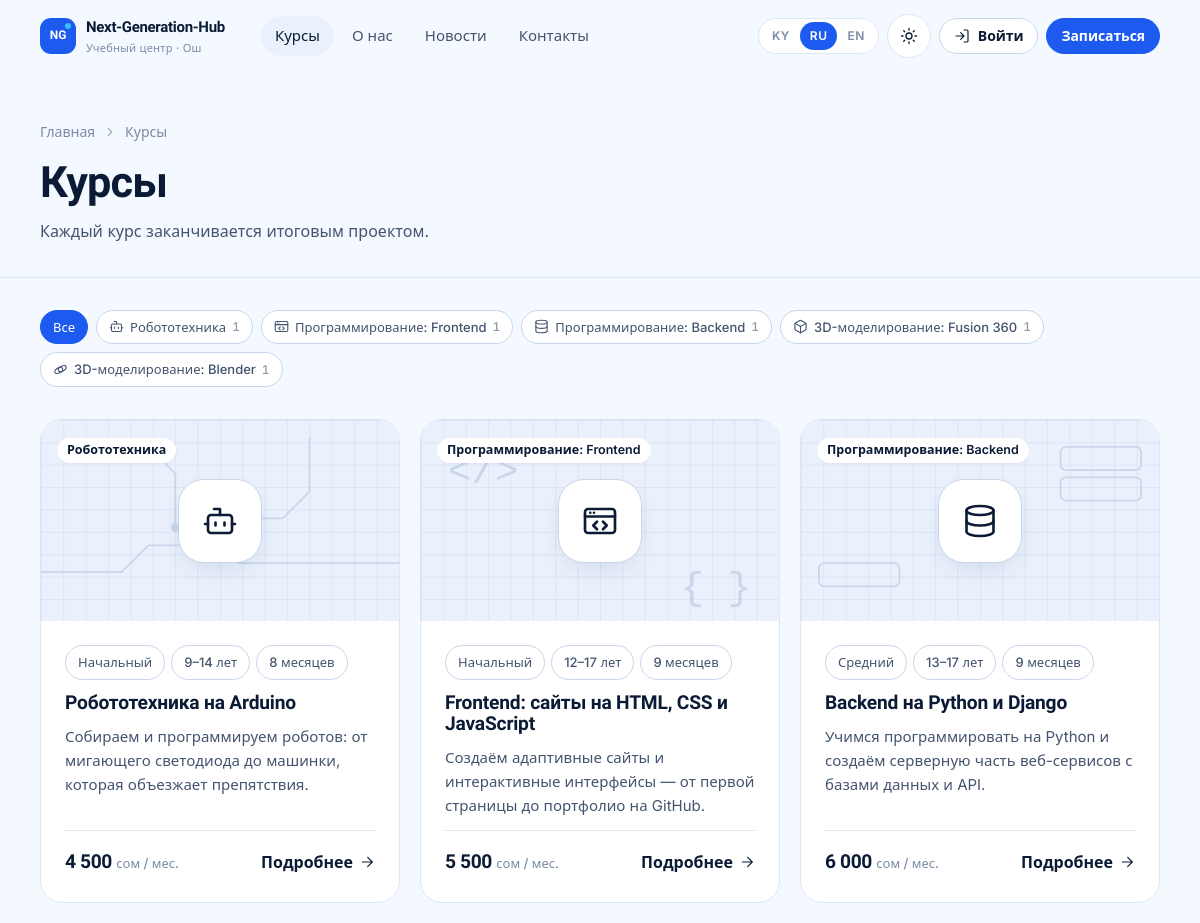
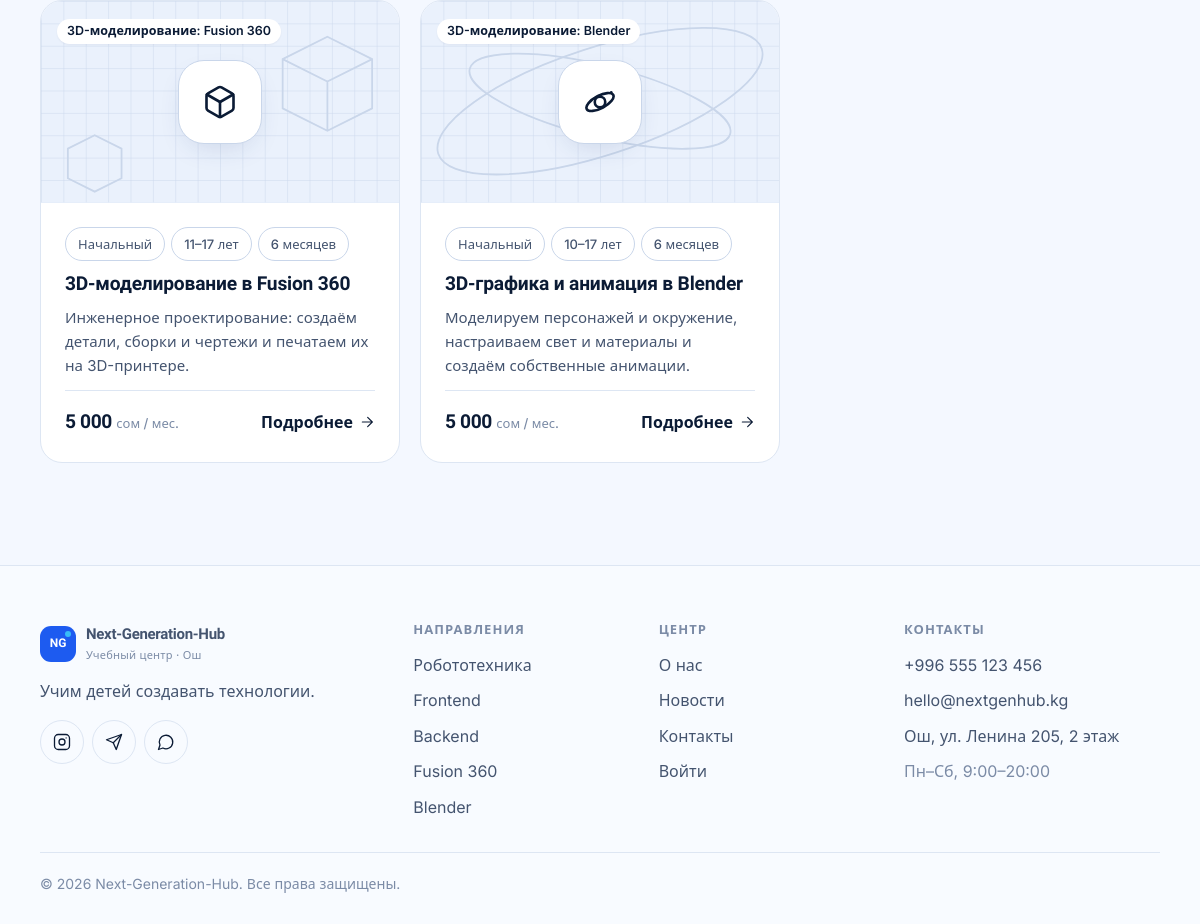
Page /courses/ on the committed database (2 pictures, top to bottom).
### core/models.py (models this page shows, shortened)
class TranslatableMixin:
    def tr(self, field, lang=None):
        lang = (lang or get_language() or FALLBACK_LANGUAGE).split("-")[0]
        if lang not in CONTENT_LANGUAGES:
            lang = FALLBACK_LANGUAGE
        value = getattr(self, f"{field}_{lang}", "") or ""
        if not value and lang != FALLBACK_LANGUAGE:
            value = getattr(self, f"{field}_{FALLBACK_LANGUAGE}", "") or ""
        return value

class Course(TranslatableMixin, models.Model):
    class Level(models.TextChoices):
        BEGINNER = "beginner", _("Beginner")
        INTERMEDIATE = "intermediate", _("Intermediate")
        ADVANCED = "advanced", _("Advanced")
    direction = models.CharField(_("direction"), max_length=20, choices=Direction.choices, db_index=True)
    slug = models.SlugField(_("slug"), max_length=80, unique=True)
    title_ru = models.CharField(_("title (RU)"), max_length=160)
    title_ky = models.CharField(_("title (KY)"), max_length=160, blank=True)
    title_en = models.CharField(_("title (EN)"), max_length=160, blank=True)
    short_ru = models.CharField(_("short description (RU)"), max_length=300, blank=True)
    short_ky = models.CharField(_("short description (KY)"), max_length=300, blank=True)
    short_en = models.CharField(_("short description (EN)"), max_length=300, blank=True)
    description_ru = models.TextField(_("full description (RU)"), blank=True)
    description_ky = models.TextField(_("full description (KY)"), blank=True)
    description_en = models.TextField(_("full description (EN)"), blank=True)
    level = models.CharField(_("level"), max_length=20, choices=Level.choices, default=Level.BEGINNER)
    age_from = models.PositiveSmallIntegerField(_("age from"), default=10)
    age_to = models.PositiveSmallIntegerField(_("age to"), default=17)
    duration_months = models.PositiveSmallIntegerField(_("duration, months"), default=6)
    lessons_per_week = models.PositiveSmallIntegerField(_("lessons per week"), default=2)
    price = models.PositiveIntegerField(_("price, KGS per month"), default=0)
    cover = models.ImageField(_("cover"), upload_to="courses/", blank=True)
    teachers = models.ManyToManyField(
        settings.AUTH_USER_MODEL,
        verbose_name=_("teachers"),
        related_name="courses_taught",
        blank=True,
        limit_choices_to={"role": "teacher"},
    )
    is_active = models.BooleanField(_("active"), default=True)
    order = models.PositiveSmallIntegerField(_("order"), default=0)
    created_at = models.DateTimeField(auto_now_add=True)
    class Meta:
        verbose_name = _("course")
        verbose_name_plural = _("courses")
        ordering = ["order", "title_ru"]
    def get_absolute_url(self):
        return reverse("core:course_detail", args=[self.slug])
    @property
    def age_range(self):
        return f"{self.age_from}–{self.age_to}"

### core/views.py (the view)
# urls.py: path("courses/", views.course_list, name="course_list"),
def course_list(request):
    direction = request.GET.get("direction", "")
    courses = Course.objects.filter(is_active=True).prefetch_related("teachers")
    if direction in Direction.values:
        courses = courses.filter(direction=direction)
    else:
        direction = ""
    counts = dict(
        Course.objects.filter(is_active=True).values_list("direction").annotate(n=Count("id")).values_list(
            "direction", "n"
        )
    )
    dirs = directions()
    for d in dirs:
        d["count"] = counts.get(d["code"], 0)
    return render(
        request,
        "core/course_list.html",
        {"courses": courses, "directions": dirs, "active_direction": direction},
    )

### cabinet/navigation.py (called while the page is built)
def sidebar(request):
    path = request.path
    user = getattr(request, "user", None)
    if not user or not user.is_authenticated or not (path.startswith("/cabinet/") or path.startswith("/accounts/")):
        return {}
    match = getattr(request, "resolver_match", None)
    current = match.url_name if match and match.url_name else ""
    return {"sidebar_sections": build_sidebar(user, current)}

### core/context_processors.py (called while the page is built)
def site(request):
    return {
        "SITE": {
            "name": settings.SITE_NAME,
            "phone": settings.SITE_PHONE,
            "phone_href": "tel:" + "".join(ch for ch in settings.SITE_PHONE if ch.isdigit() or ch == "+"),
            "email": settings.SITE_EMAIL,
            "address": settings.SITE_ADDRESS or _("Osh, Lenin street 205, 2nd floor"),
            "hours": settings.SITE_HOURS or _("Mon–Sat, 9:00–20:00"),
            "instagram": settings.SITE_INSTAGRAM,
            "telegram": settings.SITE_TELEGRAM,
            "whatsapp": settings.SITE_WHATSAPP,
            "map_url": settings.SITE_MAP_URL,
        },
        "MAX_VIDEO_UPLOAD_MB": settings.MAX_VIDEO_UPLOAD_MB,
        "SHOW_DEMO_ACCOUNTS": settings.SHOW_DEMO_ACCOUNTS,
    }

### core/icons.py (called while the page is built)
def svg(name, size=20, cls="", label=""):
    body = ICONS.get(name, ICONS["info"])
    aria = f'role="img" aria-label="{label}"' if label else 'aria-hidden="true"'
    return (
        f'<svg class="icon {cls}" width="{size}" height="{size}" viewBox="0 0 24 24" fill="none" '
        f'stroke="currentColor" stroke-width="1.75" stroke-linecap="round" stroke-linejoin="round" '
        f'focusable="false" {aria}>{body}</svg>'
    )

### core/models.py (called while the page is built)
def directions():
    return [
        {"code": value, "label": label, **DIRECTION_INFO[value]}
        for value, label in Direction.choices
    ]

### core/templatetags/core_tags.py (called while the page is built)
@register.filter
def tr(obj, field):
    if obj is None:
        return ""
    return obj.tr(field)

@register.simple_tag
def icon(name, size=20, cls="", label=""):
    return mark_safe(svg(name, size, escape(cls), escape(label)))

@register.filter
def startswith(value, prefix):
    return str(value).startswith(str(prefix))

@register.filter
def intcomma_space(value):
    try:
        return f"{int(value):,}".replace(",", " ")
    except (TypeError, ValueError):
        return value

### templates/core/course_list.html (shortened to what this page needs)
{% extends "base.html" %}
{% load i18n core_tags %}
{% block content %}
<section class="page-hero">
  <div class="container">
    <nav class="breadcrumbs" aria-label="{% trans 'Breadcrumbs' %}"><a href="{% url 'core:home' %}">{% trans "Home" %}</a> {% icon "chevron-right" 14 %} <span>{% trans "Courses" %}</span></nav>
    <h1>{% trans "Courses" %}</h1>
    <p>{% trans "Every course ends with a final project." %}</p>
  </div>
</section>
<section class="section-sm" style="padding-top:0">
  <div class="container">
    <nav class="filter-bar" aria-label="{% trans 'Filter by direction' %}">
      <a class="chip{% if not active_direction %} is-active{% endif %}" href="{% url 'core:course_list' %}"{% if not active_direction %} aria-current="true"{% endif %}>{% trans "All" %}</a>
      {% for d in directions %}
      <a class="chip" href="?direction={{ d.code }}">{% icon d.code 15 %} {{ d.label }} <span class="count">{{ d.count }}</span></a>
      {% endfor %}
    </nav>
    {% if courses %}
      <div class="course-grid">{% for course in courses %}{% include "partials/course_card.html" with uid="list" %}{% endfor %}</div>
    {% endif %}
  </div>
</section>
{% endblock %}

### templates/partials/course_card.html
{% load i18n core_tags %}<a class="course-card reveal" href="{{ course.get_absolute_url }}">
  {% include "partials/cover.html" with uid=uid %}
  <div class="course-card-body">
    <div class="course-meta">
      <span class="chip">{{ course.get_level_display }}</span>
      <span class="chip">{% blocktrans with ages=course.age_range %}{{ ages }} years{% endblocktrans %}</span>
      <span class="chip">{% blocktrans count months=course.duration_months %}{{ months }} month{% plural %}{{ months }} months{% endblocktrans %}</span>
    </div>
    <h3>{{ course|tr:"title" }}</h3>
    <p>{{ course|tr:"short"|truncatechars:140 }}</p>
    <div class="course-foot">
      <span class="price">{{ course.price|intcomma_space }} <small>{% trans "KGS / month" %}</small></span>
      <span class="link">{% trans "More" %} {% icon "arrow-right" 16 %}</span>
    </div>
  </div>
</a>

### templates/partials/cover.html
{% load core_tags %}
<div class="cover">
  {% if course.cover %}<img src="{{ course.cover.url }}" alt="" loading="lazy">
  {% else %}
  <svg class="cover-art" viewBox="0 0 400 225" preserveAspectRatio="xMidYMid slice" aria-hidden="true">
    <defs><pattern id="g-{{ course.pk }}-{{ uid|default:'a' }}" width="25" height="25" patternUnits="userSpaceOnUse"><path d="M25 0H0v25" fill="none" stroke="currentColor" stroke-width="1"/></pattern></defs>
    <rect width="400" height="225" fill="url(#g-{{ course.pk }}-{{ uid|default:'a' }})"/>
    {% if course.direction == "robotics" %}<path d="M0 170h90l30-30h80l20 20h180M60 40h70l20 20v60M300 20v60l-30 30h-40" fill="none" stroke="currentColor" stroke-width="2"/><circle cx="150" cy="120" r="5" fill="currentColor"/><circle cx="230" cy="110" r="5" fill="currentColor"/>
    {% elif course.direction == "frontend" %}<text x="30" y="70" font-family="monospace" font-size="44" fill="currentColor">&lt;/&gt;</text><text x="290" y="200" font-family="monospace" font-size="44" fill="currentColor">{ }</text>
    {% elif course.direction == "backend" %}<g fill="none" stroke="currentColor" stroke-width="2"><rect x="290" y="30" width="90" height="26" rx="6"/><rect x="290" y="64" width="90" height="26" rx="6"/><rect x="20" y="160" width="90" height="26" rx="6"/></g>
    {% elif course.direction == "fusion360" %}<g fill="none" stroke="currentColor" stroke-width="2"><path d="M320 40l50 25v55l-50 25-50-25V65z M270 65l50 25 50-25 M320 90v55"/><path d="M60 150l30 15v33l-30 15-30-15v-33z"/></g>
    {% else %}<g fill="none" stroke="currentColor" stroke-width="2"><ellipse cx="200" cy="112" rx="190" ry="60" transform="rotate(-18 200 112)"/><ellipse cx="200" cy="112" rx="150" ry="40" transform="rotate(14 200 112)"/></g>
    {% endif %}
  </svg>
  <span class="cover-icon">{% icon course.direction 36 %}</span>
  {% endif %}
  <span class="cover-tag"><span class="badge no-dot">{{ course.get_direction_display }}</span></span>
</div>

### rows in the picture
Course: direction "Робототехника", level "Начальный", title_ru "Робототехника на Arduino", short_ru "Собираем и программируем роботов: от мигающего светодиода до машинки, которая объезжает препятствия.", price "4 500"
Course: direction "Программирование: Frontend", level "Начальный", title_ru "Frontend: сайты на HTML, CSS и JavaScript", short_ru "Создаём адаптивные сайты и интерактивные интерфейсы — от первой страницы до портфолио на GitHub.", price "5 500"
Course: direction "Программирование: Backend", level "Средний", title_ru "Backend на Python и Django", short_ru "Учимся программировать на Python и создаём серверную часть веб-сервисов с базами данных и API.", price "6 000"
Course: direction "3D-моделирование: Fusion 360", level "Начальный", title_ru "3D-моделирование в Fusion 360", short_ru "Инженерное проектирование: создаём детали, сборки и чертежи и печатаем их на 3D-принтере.", price "5 000"
Course: direction "3D-моделирование: Blender", level "Начальный", title_ru "3D-графика и анимация в Blender", short_ru "Моделируем персонажей и окружение, настраиваем свет и материалы и создаём собственные анимации.", price "5 000"

### other values in the picture
{{ code|upper }} "KY" "RU" "EN"
{{ d.label }} "Робототехника" "Программирование: Frontend" "Программирование: Backend" "3D-моделирование: Fusion 360" "3D-моделирование: Blender"
{{ d.count }} "1" "1" "1" "1" "1"
{{ SITE.phone }} "+996 555 123 456"
{{ SITE.email }} "hello@nextgenhub.kg"
{{ SITE.address }} "Ош, ул. Ленина 205, 2 этаж"
{{ SITE.hours }} "Пн–Сб, 9:00–20:00"
